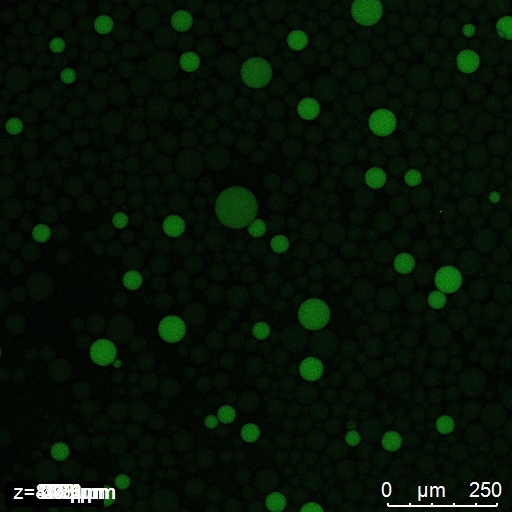
#> input picture src/overlap/202510196c_035_merged_MIP.jpg, 512 x 512 px
$ python ring_width_analyzer.py ../overlap/202510196c_035_merged_MIP.jpg
#> lines starting #> are read from the running program, lines starting #| are printed output that depends on the picture; after the words box and inside, x2 and y2 are one past the last pixel; in counts of white or black regions, pixels touching at a corner belong together
#!/usr/bin/env python3
"""
Ring Width Analyzer - Extract and measure ring width from images

This script specializes in detecting ring-like structures and measuring their width
using various geometric and statistical approaches.
"""

import cv2
import numpy as np
import matplotlib.pyplot as plt
from scipy import ndimage
from skimage import measure, morphology
from skimage.segmentation import watershed
from skimage.feature import peak_local_maxima
import argparse
import os
from typing import Tuple, List, Dict, Any

class RingWidthAnalyzer:
    """
    Specialized analyzer for extracting ring structures and measuring their width
    """

    def __init__(self, image_path: str):
        """Initialize with image path"""
        self.image_path = image_path
        self.original_image = cv2.imread(image_path)
        if self.original_image is None:
            raise ValueError(f"Could not load image from {image_path}")

        self.bgr_image = self.original_image.copy()
        self.rgb_image = cv2.cvtColor(self.original_image, cv2.COLOR_BGR2RGB)
        self.gray_image = cv2.cvtColor(self.original_image, cv2.COLOR_BGR2GRAY)
        self.height, self.width = self.gray_image.shape

    def extract_ring_mask(self, method: str = "otsu") -> np.ndarray:
        """Extract ring mask using specified method"""

        if method == "otsu":
            # Use Otsu thresholding for automatic threshold selection
            blurred = cv2.GaussianBlur(self.gray_image, (5, 5), 0)
            _, binary_mask = cv2.threshold(blurred, 0, 255, cv2.THRESH_BINARY + cv2.THRESH_OTSU)

        elif method == "adaptive":
            # Use adaptive thresholding
            binary_mask = cv2.adaptiveThreshold(
                self.gray_image, 255, cv2.ADAPTIVE_THRESH_GAUSSIAN_C,
                cv2.THRESH_BINARY, 15, 2
            )

        elif method == "statistical":
            # Use statistical thresholding
            mean_val = np.mean(self.gray_image)
            std_val = np.std(self.gray_image)
            threshold = mean_val + (1.5 * std_val)
            binary_mask = (self.gray_image >= threshold).astype(np.uint8) * 255

        elif method == "high_contrast":
            # Specialized for high contrast images like rings
            # Use a higher threshold to capture only the brightest pixels
            threshold = np.percentile(self.gray_image[self.gray_image > 0], 95)
            binary_mask = (self.gray_image >= threshold).astype(np.uint8) * 255

        else:
            raise ValueError(f"Unknown method: {method}")

        return binary_mask

    def clean_ring_mask(self, binary_mask: np.ndarray) -> np.ndarray:
        """Clean the binary mask to isolate ring structure"""

        # Remove small noise
        kernel = cv2.getStructuringElement(cv2.MORPH_ELLIPSE, (3, 3))
        cleaned = cv2.morphologyEx(binary_mask, cv2.MORPH_OPEN, kernel)

        # Fill small holes
        kernel = cv2.getStructuringElement(cv2.MORPH_ELLIPSE, (5, 5))
        cleaned = cv2.morphologyEx(cleaned, cv2.MORPH_CLOSE, kernel)

        # Keep only the largest connected component (assuming it's the ring)
        num_labels, labels, stats, centroids = cv2.connectedComponentsWithStats(cleaned, connectivity=8)

        if num_labels > 1:  # Background is label 0
            # Find largest component (excluding background)
            largest_component = np.argmax(stats[1:, cv2.CC_STAT_AREA]) + 1
            cleaned = (labels == largest_component).astype(np.uint8) * 255

        return cleaned

    def find_ring_center_and_radii(self, binary_mask: np.ndarray) -> Tuple[Tuple[int, int], float, float]:
        """
        Find ring center and inner/outer radii using distance transform and contour analysis

        Returns:
            Tuple of (center_point, inner_radius, outer_radius)
        """

        # Find contours
        contours, _ = cv2.findContours(binary_mask, cv2.RETR_EXTERNAL, cv2.CHAIN_APPROX_SIMPLE)

        if not contours:
            return (0, 0), 0, 0

        # Use the largest contour
        largest_contour = max(contours, key=cv2.contourArea)

        # Method 1: Minimum enclosing circle for outer boundary
        (cx, cy), outer_radius = cv2.minEnclosingCircle(largest_contour)
        center = (int(cx), int(cy))

        # Method 2: Find inner radius using distance transform
        # Invert the mask to find the inner boundary
        inverted_mask = cv2.bitwise_not(binary_mask)

        # Find the largest "hole" in the ring (inner circle)
        inner_contours, _ = cv2.findContours(inverted_mask, cv2.RETR_EXTERNAL, cv2.CHAIN_APPROX_SIMPLE)

        inner_radius = 0
        if inner_contours:
            # Find contour closest to the center
            center_point = np.array([cx, cy])
            best_inner_radius = 0

            for contour in inner_contours:
                # Calculate centroid of this contour
                M = cv2.moments(contour)
                if M["m00"] != 0:
                    contour_cx = int(M["m10"] / M["m00"])
                    contour_cy = int(M["m01"] / M["m00"])
                    contour_center = np.array([contour_cx, contour_cy])

                    # Distance from main center
                    distance = np.linalg.norm(center_point - contour_center)

                    # If this contour is close to the main center, it might be the inner circle
                    if distance < outer_radius * 0.5:  # Within reasonable distance
                        _, radius = cv2.minEnclosingCircle(contour)
                        if radius > best_inner_radius:
                            best_inner_radius = radius

            inner_radius = best_inner_radius

        return center, inner_radius, outer_radius

    def measure_ring_width_radial(self, binary_mask: np.ndarray, center: Tuple[int, int],
                                 num_rays: int = 360) -> Dict[str, Any]:
        """
        Measure ring width using radial sampling from center

        Args:
            binary_mask: Binary mask of the ring
            center: Center point (x, y)
            num_rays: Number of radial rays to sample

        Returns:
            Dictionary with width measurements
        """

        cx, cy = center
        max_radius = min(self.width, self.height) // 2

        ring_widths = []
        inner_radii = []
        outer_radii = []

        for angle in np.linspace(0, 2*np.pi, num_rays, endpoint=False):
            # Create ray from center outward
            dx = np.cos(angle)
            dy = np.sin(angle)

            # Sample along this ray
            distances = []
            for r in range(1, max_radius):
                x = int(cx + r * dx)
                y = int(cy + r * dy)

                # Check bounds
                if 0 <= x < self.width and 0 <= y < self.height:
                    if binary_mask[y, x] > 0:  # Hit the ring
                        distances.append(r)
                else:
                    break

            # Analyze the distances to find inner and outer boundaries
            if len(distances) >= 2:
                inner_radius = min(distances)
                outer_radius = max(distances)
                ring_width = outer_radius - inner_radius

                ring_widths.append(ring_width)
                inner_radii.append(inner_radius)
                outer_radii.append(outer_radius)

        if ring_widths:
            return {
                'mean_width': np.mean(ring_widths),
                'std_width': np.std(ring_widths),
                'min_width': np.min(ring_widths),
                'max_width': np.max(ring_widths),
                'median_width': np.median(ring_widths),
                'mean_inner_radius': np.mean(inner_radii),
                'mean_outer_radius': np.mean(outer_radii),
                'num_measurements': len(ring_widths),
                'all_widths': ring_widths
            }
        else:
            return {
                'mean_width': 0,
                'std_width': 0,
                'min_width': 0,
                'max_width': 0,
                'median_width': 0,
                'mean_inner_radius': 0,
                'mean_outer_radius': 0,
                'num_measurements': 0,
                'all_widths': []
            }

    def measure_ring_width_distance_transform(self, binary_mask: np.ndarray) -> Dict[str, Any]:
        """
        Alternative method using distance transform to measure ring width
        """

        # Calculate distance transform
        dist_transform = cv2.distanceTransform(binary_mask, cv2.DIST_L2, 5)

        # Find the maximum distance (should be roughly half the ring width)
        max_distance = np.max(dist_transform)

        # Find skeleton of the ring (medial axis)
        skeleton = morphology.skeletonize(binary_mask > 0)

        # Get distance values along the skeleton
        skeleton_distances = dist_transform[skeleton]

        if len(skeleton_distances) > 0:
            # Ring width is approximately 2 * distance from skeleton to edge
            estimated_widths = skeleton_distances * 2

            return {
                'mean_width': np.mean(estimated_widths),
                'std_width': np.std(estimated_widths),
                'min_width': np.min(estimated_widths),
                'max_width': np.max(estimated_widths),
                'median_width': np.median(estimated_widths),
                'max_distance': max_distance,
                'num_measurements': len(estimated_widths)
            }
        else:
            return {
                'mean_width': 0,
                'std_width': 0,
                'min_width': 0,
                'max_width': 0,
                'median_width': 0,
                'max_distance': 0,
                'num_measurements': 0
            }

    def analyze_ring_complete(self, extraction_method: str = "otsu") -> Dict[str, Any]:
        """
        Complete ring analysis pipeline

        Returns:
            Comprehensive analysis results
        """

        # Extract ring mask
        binary_mask = self.extract_ring_mask(extraction_method)
        cleaned_mask = self.clean_ring_mask(binary_mask)

        # Find center and radii
        center, inner_radius, outer_radius = self.find_ring_center_and_radii(cleaned_mask)

        # Measure width using radial sampling
        radial_measurements = self.measure_ring_width_radial(cleaned_mask, center)

        # Measure width using distance transform
        distance_measurements = self.measure_ring_width_distance_transform(cleaned_mask)

        # Calculate geometric width (outer - inner radius)
        geometric_width = outer_radius - inner_radius

        # Compile results
        results = {
            'extraction_method': extraction_method,
            'image_info': {
                'path': self.image_path,
                'dimensions': (self.width, self.height)
            },
            'ring_center': center,
            'geometric_measurements': {
                'inner_radius': inner_radius,
                'outer_radius': outer_radius,
                'geometric_width': geometric_width
            },
            'radial_measurements': radial_measurements,
            'distance_transform_measurements': distance_measurements,
            'masks': {
                'raw_mask': binary_mask,
                'cleaned_mask': cleaned_mask
            }
        }

        return results

    # [78 lines left out: function visualize_ring_analysis, not called in this run]

def main():
    """Main function for command line usage"""

    parser = argparse.ArgumentParser(description='Ring Width Analyzer')
    parser.add_argument('image_path', help='Path to the ring image')
    parser.add_argument('--method', choices=['otsu', 'adaptive', 'statistical', 'high_contrast'],
                       default='otsu', help='Extraction method')
    parser.add_argument('--output', help='Output directory for results')
    parser.add_argument('--visualize', action='store_true', help='Show visualization')

    args = parser.parse_args()

    try:
        # Initialize analyzer
        analyzer = RingWidthAnalyzer(args.image_path)
#> in __init__, self.original_image is the input picture: shape (512, 512, 3); mean B, G, R 6.2, 18.9, 6.2
#> in __init__, `self.gray_image = cv2.cvtColor(self.original_image, cv2.COLOR_BGR2GRAY)`:
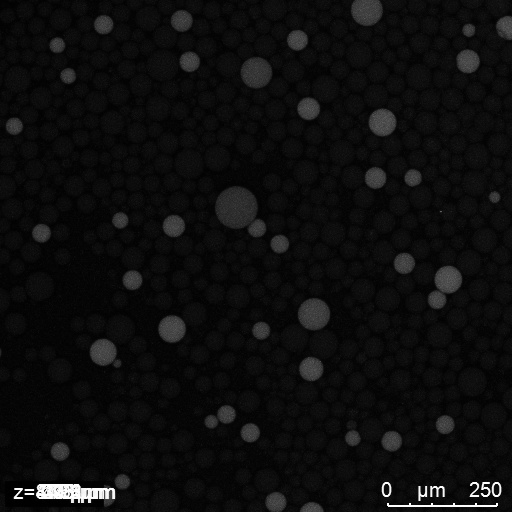
#> self.gray_image: shape (512, 512); min 0, max 255, mean 13.7
        print(f"Loaded image: {args.image_path} ({analyzer.width}x{analyzer.height})")
#| Loaded image: ../overlap/202510196c_035_merged_MIP.jpg (512x512)

        # Perform complete analysis
        results = analyzer.analyze_ring_complete(args.method)
#> in extract_ring_mask, `_, binary_mask = cv2.threshold(blurred, 0, 255, cv2.THRESH_BINARY + cv..`:
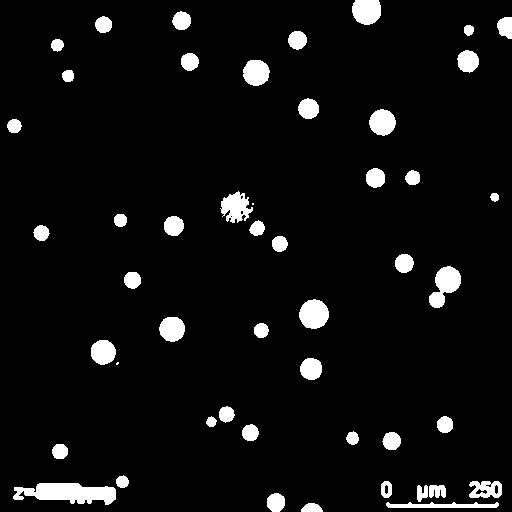
#> binary_mask: shape (512, 512); 5.6% white; 49 white regions (2 under 20 px), largest, box (x1, y1, x2, y2) and area: (13, 483, 116, 505) 1507, (429, 266, 461, 308) 764, (299, 299, 329, 329) 691
#> in clean_ring_mask, `cleaned = cv2.morphologyEx(binary_mask, cv2.MORPH_OPEN, kernel)`: cleaned: shape (512, 512); 5.6% white; 48 white regions (1 under 20 px), largest, box (x1, y1, x2, y2) and area: (13, 483, 116, 505) 1502, (429, 266, 461, 308) 764, (299, 299, 329, 329) 691
#> in clean_ring_mask, `cleaned = cv2.morphologyEx(cleaned, cv2.MORPH_CLOSE, kernel)`:
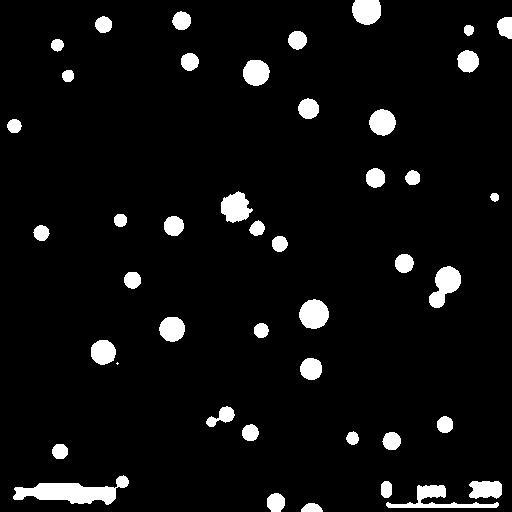
#> cleaned: shape (512, 512); 5.7% white; 44 white regions (1 under 20 px), largest, box (x1, y1, x2, y2) and area: (13, 475, 129, 505) 1684, (386, 485, 499, 508) 867, (429, 266, 461, 308) 777
#> in clean_ring_mask, `num_labels, labels, stats, centroids = cv2.connectedComponentsWithStat..`:
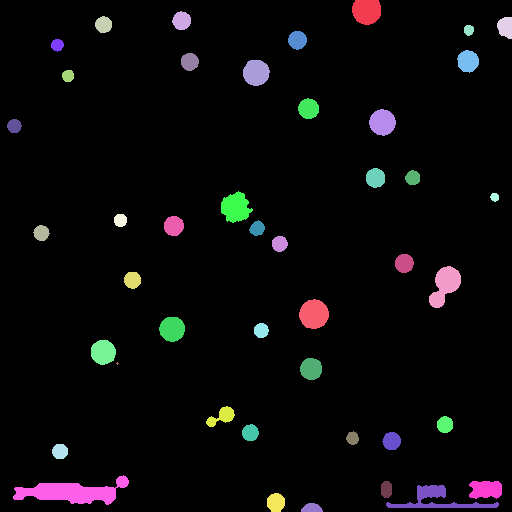
#> labels: shape (512, 512) int32; 45 distinct labels, from 0 to 44; one colour per label, 0 black
#> in clean_ring_mask, `num_labels, labels, stats, centroids = cv2.connectedComponentsWithStat..`: num_labels = 45; stats = 45 rows, first 6: [0, 0, 512, 512, 247093], [352, 0, 29, 25, 615], [172, 11, 19, 19, 275], [95, 16, 17, 17, 224], [497, 17, 15, 22, 265], [464, 25, 10, 11, 89]; centroids = 45 pairs, first value 13.91 to 505.1, second value 10.91 to 507.7
#> in clean_ring_mask, `largest_component = np.argmax(stats[1:, cv2.CC_STAT_AREA]) + 1`: largest_component = 39
#> in clean_ring_mask, `cleaned = (labels == largest_component).astype(np.uint8) * 255`:
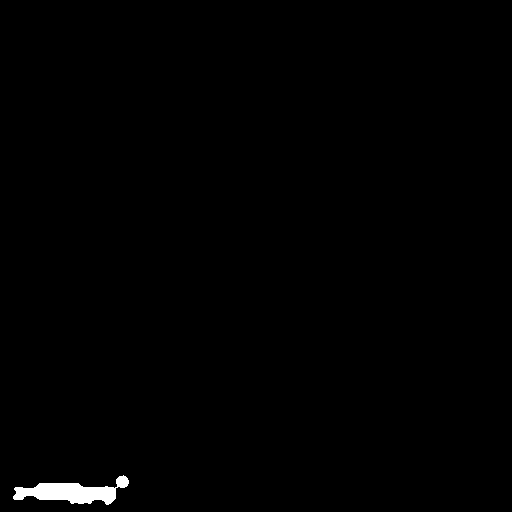
#> cleaned: shape (512, 512); 0.64% white; 1 white region
#> in find_ring_center_and_radii, `contours, _ = cv2.findContours(binary_mask, cv2.RETR_EXTERNAL, cv2.CHA..`: contours = 1 contour; box (x1, y1, x2, y2) and area: (13, 475, 129, 505) 1550
#> in find_ring_center_and_radii, `largest_contour = max(contours, key=cv2.contourArea)`: largest_contour = contour of 92 points, box (x1, y1, x2, y2) (13, 475, 129, 505), area 1550
#> in find_ring_center_and_radii, `(cx, cy), outer_radius = cv2.minEnclosingCircle(largest_contour)`: cx = 70.5; cy = 489; outer_radius = 58.2
#> in find_ring_center_and_radii, `center = (int(cx), int(cy))`: center = (70, 489)
#> in find_ring_center_and_radii, `inverted_mask = cv2.bitwise_not(binary_mask)`: inverted_mask: shape (512, 512); 99.4% white; 1 black region, box (x1, y1, x2, y2) and area: (13, 475, 129, 505) 1684
#> in find_ring_center_and_radii, `inner_contours, _ = cv2.findContours(inverted_mask, cv2.RETR_EXTERNAL,..`: inner_contours = [[[0, 0], [0, 511], [511, 511], [511, 0]]]
#> in find_ring_center_and_radii, `center_point = np.array([cx, cy])`: center_point = [70.5, 489]
#> the loop in find_ring_center_and_radii, `for contour in inner_contours:` made 1 pass
#> (contour, contour_cx, contour_cy, distance) on pass 1: ([[0, 0], [0, 511], [511, 511], [511, 0]], 255, 255, 298)
#> after the loop in find_ring_center_and_radii, `for contour in inner_contours:`: best_inner_radius = 0
#> in analyze_ring_complete, `center, inner_radius, outer_radius = self.find_ring_center_and_radii(c..`: center = (70, 489); inner_radius = 0; outer_radius = 58.2
#> in measure_ring_width_radial, `cx, cy = center`: cx = 70; cy = 489
#> after the loop in measure_ring_width_radial, `for angle in np.linspace(0, 2*np.pi, num_rays, endpoint=False):`: inner_radii = 360 values from 1 to 1; outer_radii = 360 values, max 59 at index 352, min 6 at index 239, mean 19.17; ring_widths = 360 values, max 58 at index 352, min 5 at index 239, mean 18.17
#> in analyze_ring_complete, `radial_measurements = self.measure_ring_width_radial(cleaned_mask, cen..`: radial_measurements = 9 items
#> in measure_ring_width_distance_transform, `max_distance = np.max(dist_transform)`: max_distance = 9.99
#> in measure_ring_width_distance_transform, `skeleton = morphology.skeletonize(binary_mask > 0)`:
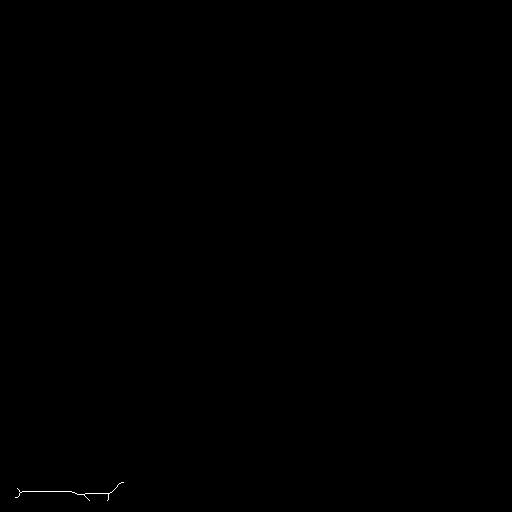
#> skeleton: shape (512, 512) bool; 0.05% white in thin lines or dots, all inside (x1, y1, x2, y2) = (15, 482, 124, 501)
#> in measure_ring_width_distance_transform, `skeleton_distances = dist_transform[skeleton]`: skeleton_distances = 129 values, max 9.99 at index 75, min 1 at index 6, mean 6.45
#> in measure_ring_width_distance_transform, `estimated_widths = skeleton_distances * 2`: estimated_widths = 129 values, max 19.99 at index 75, min 2 at index 6, mean 12.89
#> in analyze_ring_complete, `distance_measurements = self.measure_ring_width_distance_transform(cle..`: distance_measurements = {'mean_width': 12.89, 'std_width': 4.7, 'min_width': 2, 'max_width': 19.99, 'median_width': 14, 'max_distance': 9.99, 'num_measurements': 129}
#> in analyze_ring_complete, `geometric_width = outer_radius - inner_radius`: geometric_width = 58.2
#> results = 7 items

        # Print results
        print(f"\n{'='*60}")
        print("RING WIDTH ANALYSIS RESULTS")
        print(f"{'='*60}")
        print(f"Method: {results['extraction_method']}")
#| Method: otsu
        print(f"Ring center: {results['ring_center']}")
#| Ring center: (70, 489)
        print(f"\nGeometric Measurements:")
        print(f"  Inner radius: {results['geometric_measurements']['inner_radius']:.1f} pixels")
#|   Inner radius: 0.0 pixels
        print(f"  Outer radius: {results['geometric_measurements']['outer_radius']:.1f} pixels")
#|   Outer radius: 58.2 pixels
        print(f"  Ring width: {results['geometric_measurements']['geometric_width']:.1f} pixels")
#|   Ring width: 58.2 pixels

        print(f"\nRadial Sampling Measurements:")
        rm = results['radial_measurements']
#> rm = 9 items
        print(f"  Mean width: {rm['mean_width']:.1f} ± {rm['std_width']:.1f} pixels")
#|   Mean width: 18.2 ± 15.1 pixels
        print(f"  Width range: {rm['min_width']:.1f} - {rm['max_width']:.1f} pixels")
#|   Width range: 5.0 - 58.0 pixels
        print(f"  Median width: {rm['median_width']:.1f} pixels")
#|   Median width: 13.0 pixels
        print(f"  Number of measurements: {rm['num_measurements']}")
#|   Number of measurements: 360

        print(f"\nDistance Transform Measurements:")
        dm = results['distance_transform_measurements']
#> dm has the same summary as distance_measurements in analyze_ring_complete
        print(f"  Mean width: {dm['mean_width']:.1f} pixels")
#|   Mean width: 12.9 pixels
        print(f"  Max distance: {dm['max_distance']:.1f} pixels")
#|   Max distance: 10.0 pixels

        # Save results
        if args.output:
            os.makedirs(args.output, exist_ok=True)
            base_name = os.path.splitext(os.path.basename(args.image_path))[0]

            # Save masks
            mask_path = os.path.join(args.output, f"{base_name}_ring_mask.png")
            cv2.imwrite(mask_path, results['masks']['cleaned_mask'])
            print(f"\nSaved ring mask to: {mask_path}")

        # Visualize
        if args.visualize:
            vis_path = None
            if args.output:
                vis_path = os.path.join(args.output, f"{base_name}_ring_analysis.png")
            analyzer.visualize_ring_analysis(results, vis_path)

    except Exception as e:
        print(f"Error: {e}")
        return 1

    return 0

if __name__ == "__main__":
    exit(main())
#> (the program exits here)
